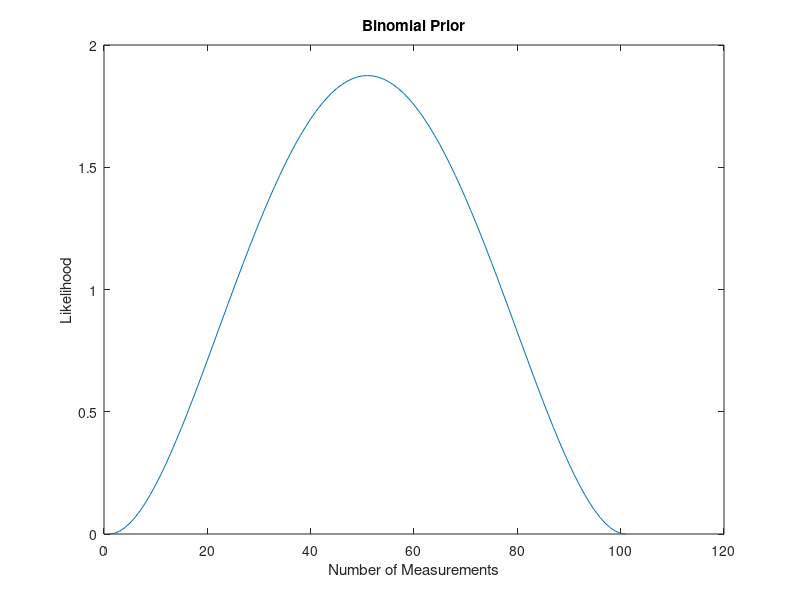
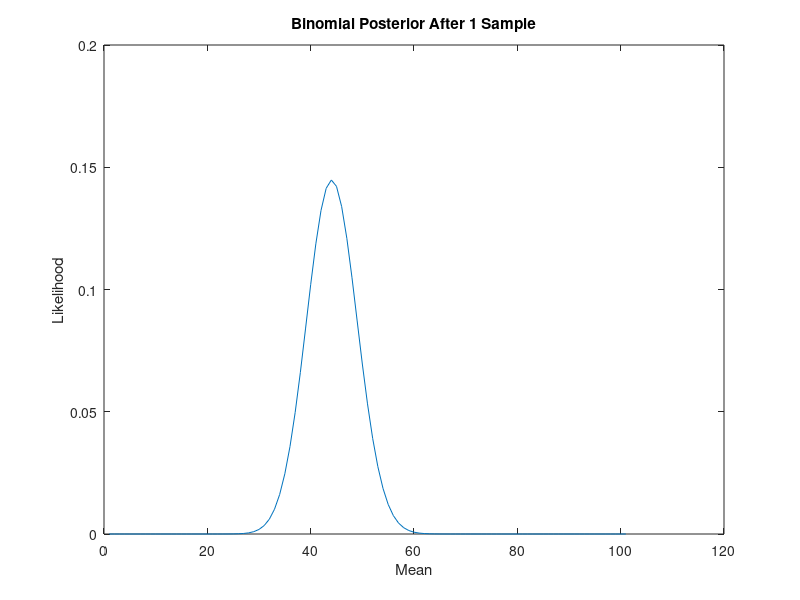
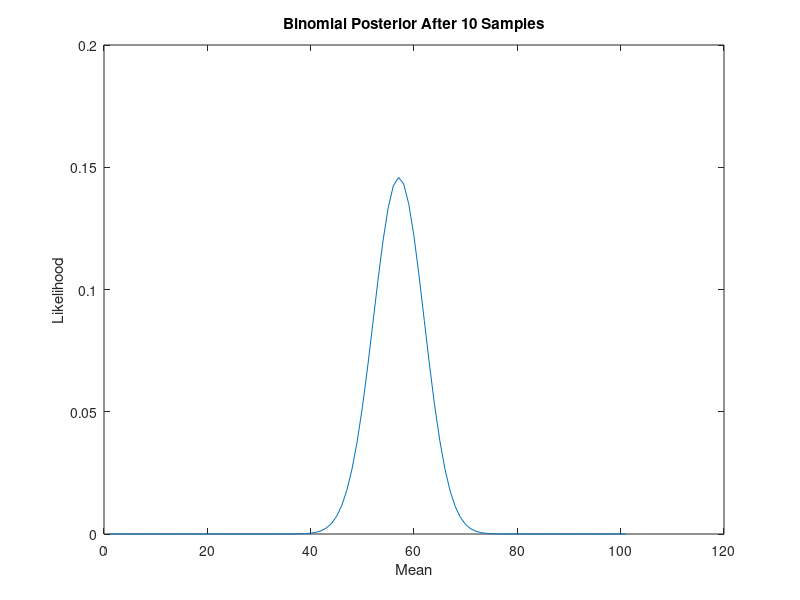
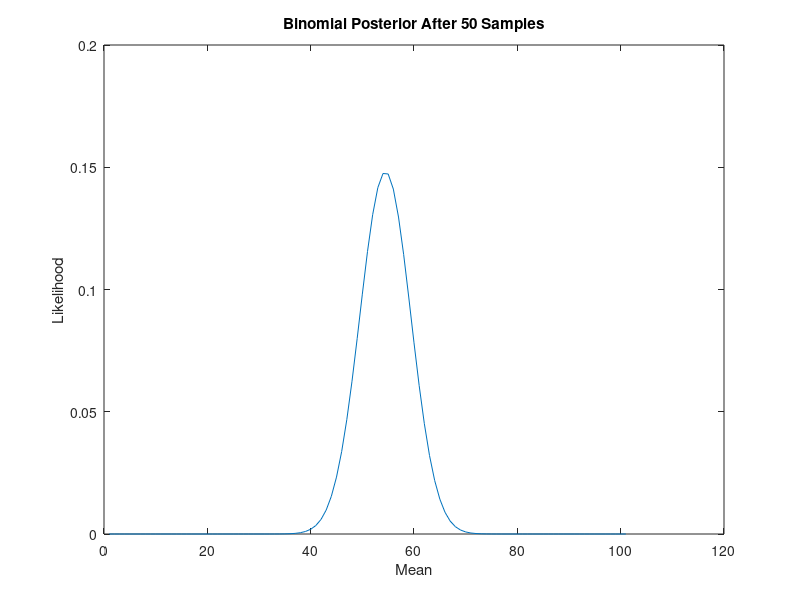

These figures' MATLAB source, in order:
close all;
clear all;
clc;

%%Part 1 - Binomial Random Variables 

N = 1;    %number of trials
p = 0.5;  %probability of success
n = 1;
m = 1000;

%MSE will take in the square errors from each iteration and find the
%average
mseML = zeros(n,m);
mseCP = zeros(n,m);
iterations = 100;

%hyperparameters if a and b are both 0, cp would work the same as ml
%Good Guess
a = 3;
b = 3;
%{
Bad Guess
a = 10
b = 3
%}

x=0:0.01:1;
prior = betapdf(x,a,b);
figure
plot(prior)
title('Binomial Prior');
ylabel('Likelihood');
xlabel('Number of Measurements');

for i = 1:iterations
    %generate random variables from binomial distribution.
    z = binornd(N,p,[n,m]);
    %create variable to count number of ones
    num1 = 0;
    %create empty arrays that would give the mean of the numbers until the current
    %number(for ML) or the mean using the formula(for CP)
    %indexj 1 2  3   4  5
    %     z 0 0  1   1  0
    % avgML 0 0 .33 .5 .4
    avgML = ones(n,m);
    avgCP = ones(n,m);
    for j = 1:m
        %See if the number is a one
        if z(j) == 1
            num1 = num1 + 1;
        end
        %Maximum Likelihood
        if j ~= 1
            avgML(j) = (avgML(j-1)*(j-1)+z(j))/j;
        else
            avgML(j) = z(j);
        end
        %THIS IS A FASTER WAY BUT I FIGURED IT OUT LATER
        %avgML(j) = mean(z(1:j));
        %Conjugate Prior
        avgCP(j) = (num1+a)/(j+a+b);
    end
    %create an array that keeps track of the square of the difference 
    ...of each element and the real average. the average should get close to the real average 
    seML = (N*p-avgML).^2; %.^ takes each element from avgML and squares it. without the '.' , the matrix would multiply itself
    mseML = mseML + seML;
    
    seCP = (N*p-avgCP).^2;
    mseCP = mseCP + seCP;
end

%divide each element by the number of iterations to get the mean square
%error
mseML = mseML./iterations;
mseCP = mseCP./iterations;

%Integrate the plotting posteriors into the for loop
figure
x=0:1:100;
posterior1 = prior.*binopdf(x,100,avgCP(1));
plot(posterior1)
title('Binomial Posterior After 1 Sample');
ylabel('Likelihood');
xlabel('Mean');

figure
x=0:1:100;
posterior10 = prior.*binopdf(x,100,avgCP(10));
plot(posterior10)
title('Binomial Posterior After 10 Samples');
ylabel('Likelihood');
xlabel('Mean');

figure
x=0:1:100;
posterior50 = prior.*binopdf(x,100,avgCP(50));
plot(posterior50)
title('Binomial Posterior After 50 Samples');
ylabel('Likelihood');
xlabel('Mean');

figure
likelihood = binopdf(x,100,avgCP(m));
posteriorM = prior.*likelihood;
plot(posteriorM)
title('Binomial Final Posterior');
ylabel('Likelihood');
xlabel('Mean');

figure
plot(mseCP)
title('Binomial Error Using CP');
ylabel('Mean Square Error');
xlabel('Number of Measurements');

figure
plot(mseML)
title('Binomial Error Using ML');
ylabel('Mean Square Error');
xlabel('Number of Measurements');

%%Part 2 - Gaussian Random current variable
%Set mu and sigma to generate data
mu = 50;
sigma = 5;
n = 1;
m = 100; 

mseML2 = zeros(n,m);
mseCP2 = zeros(n,m);
iterations = 100;

%hyperparameters
%Good Guess
sigmaN = 6;
mu0 = 40;
sigma0 = 6;
%{ 
Bad Guess
sigmaN = 6;
mu0 = 10;
sigma0 = 20;
%}
x=0:1:100;
prior2 = normpdf(x,mu0,sigma0);
figure
plot(prior2)
title('Gaussian Prior');
ylabel('Likelihood');
xlabel('Mean');

for i = 1:iterations
    %generate random variables from normal distribution.
    zg = normrnd(mu,sigma,[n,m]);
    
    avgML2 = ones(n,m);
    avgCP2 = ones(n,m);
    for j = 1:m
        %Maximum Likelihood
        if j ~= 1
            avgML2(j) = (avgML2(j-1)*(j-1)+zg(j))/j;
        else
            avgML2(j) = zg(j);
        end
        %avgML(j2) = mean(z2(1:j2));
        
        %Conjugate Prior
        %N is the number of data points so it should equal j?
        N = j;
        avgCP2(j) = ((mu0*sigmaN)+(N*sigma0*avgML2(j)))/(N*sigma0+sigmaN);        
    end
    seML2 = (mu-avgML2).^2;
    mseML2 = mseML2 + seML2;
    
    seCP2 = (mu-avgCP2).^2;
    mseCP2 = mseCP2 + seCP2;
end

mseML2 = mseML2./iterations;
mseCP2 = mseCP2./iterations;

%For the posteriod use equation 2.142 from the textbook and rearrange
%variables
figure
x = 0:1:100;
N = 1;
posterior1 = normpdf(x,avgCP2(1),((sigmaN*sigma0)^2)/(sigmaN^2+ N*sigma0^2));
plot(posterior1)
title('Gaussian Posterior After 1 Sample');
ylabel('Likelihood');
xlabel('Mean');

figure
N = 10;
posterior10 = normpdf(x,avgCP2(10),((sigmaN*sigma0)^2)/(sigmaN^2+ N*sigma0^2));
plot(posterior10)
title('Gaussian Posterior After 10 Samples');
ylabel('Likelihood');
xlabel('Mean');

figure
N = 50;
posterior50 = normpdf(x,avgCP2(50),((sigmaN*sigma0)^2)/(sigmaN^2+ N*sigma0^2));
plot(posterior50)
title('Gaussian Posterior After 50 Samples');
ylabel('Likelihood');
xlabel('Mean');

figure
N = m;
posteriorM = normpdf(x,avgCP2(m),((sigmaN*sigma0)^2)/(sigmaN^2+ N*sigma0^2));
plot(posteriorM)
title('Gaussian Final Posterior');
ylabel('Likelihood');
xlabel('Mean');

figure
plot(mseCP2)
title('Gaussian Error Using CP');
ylabel('Mean Square Error');
xlabel('Number of Measurements');

figure
plot(mseML2)
title('Gaussian Error Using ML');
ylabel('Mean Square Error');
xlabel('Number of Measurements');
